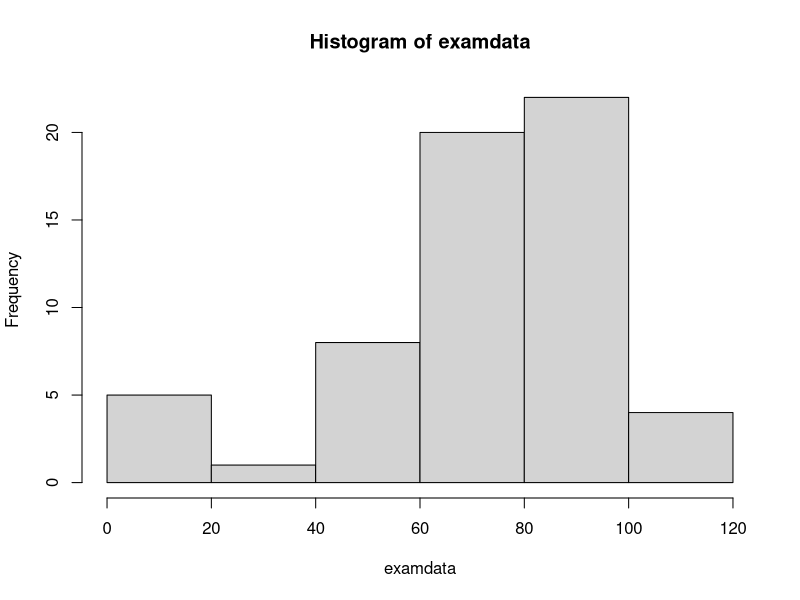
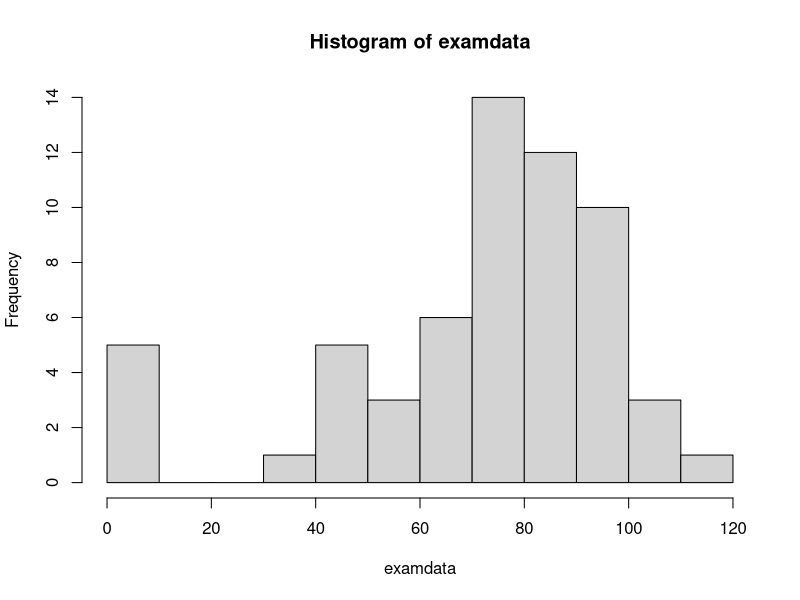
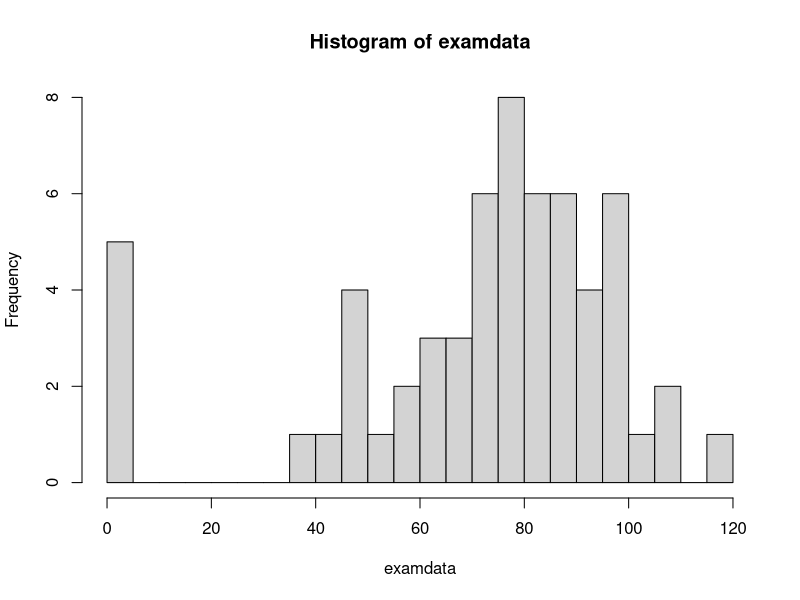

The R source for these figures, in order:
1 + 1

my.happy.variable <- 2 #coded as an integer
my.sad.variable <- "two" #coded as a string or character
my.sour.variable <- "2" #coded as a string or character

my.vector <- c(2,1,4,3,2,1,2,4,4)

# What does the mean mean?
# We are looking for one number to capture a center of the "data cloud"
# one way is by computing the mean
# another way: Median
# third way: Mode 
# Central Tendencies - Mean, Median, Mode -- to get a sense of the shape of data

## MEAN

examdata <- c(95.57, 74.91, 90, 74.16, 59.02, 80.67, 81.58, 82.39, 0, 81.93, 81.84, 88.9, 0, 76.33, 66.68, 75.87, 96.96, 77.44, 69.46, 90.82, 85.87, 94.71, 84.25, 62.26, 45.84, 72.21, 67.44, 86, 90.5, 96.69, 76.17, 96.41, 37.53, 119, 97, 57.64, 89.79, 77.01, 79.62, 76.92, 71.35, 41.57, 45.95, 86.92, 46.08, 74.2, 47.31, 98, 106.76, 0, 74.31, 51.79, 0, 100.29, 108.69, 77.51, 64.62, 93.69, 62.87, 0)


## The slow but conceptually accurate way
## apply the formula

sumdata <- sum(examdata)
ndata <- length(examdata) # - n means sample size

meandata <- sumdata / ndata

## Super fast R way
mean(examdata)

## MEDIAN
## middle value of the dataset
## if your sample size is an odd value, then it's easy. Take the middle value
## if your sample size is even, then take the mean of the two middle values


## The Slow Way but conceptually accurate way

sort(examdata)

# when you use a square bracket aftera variable, you are "filtering" or "subselecting" from the original dataset

examdata[30] ## picks out the 30th value of the raw data set

sort(examdata)[30] ## picks out the 30th value of the sorted set

# How do we pick out the two middle values?

sort(examdata)[31]

(sort(examdata)[30] + sort(examdata)[31]) / 2

## Super fast R way

median(examdata)

## MODE
## The most frequent
## Is it possible to have more than one mode? YES

## The slow and conceptually accurate way
## Option 1: Produce a histogram
hist(examdata)
## mode is 80-100

## Decrease the bin size (or increase the breaks)
hist(examdata, breaks = 10)
## mode is 70-80

hist(examdata, breaks = 20)
## mode is 75-80

## Option 2 -- scrap this option
## generate a table using the table() function

# Next week, you'll learn how to do it with a built-in function called modeOf()
